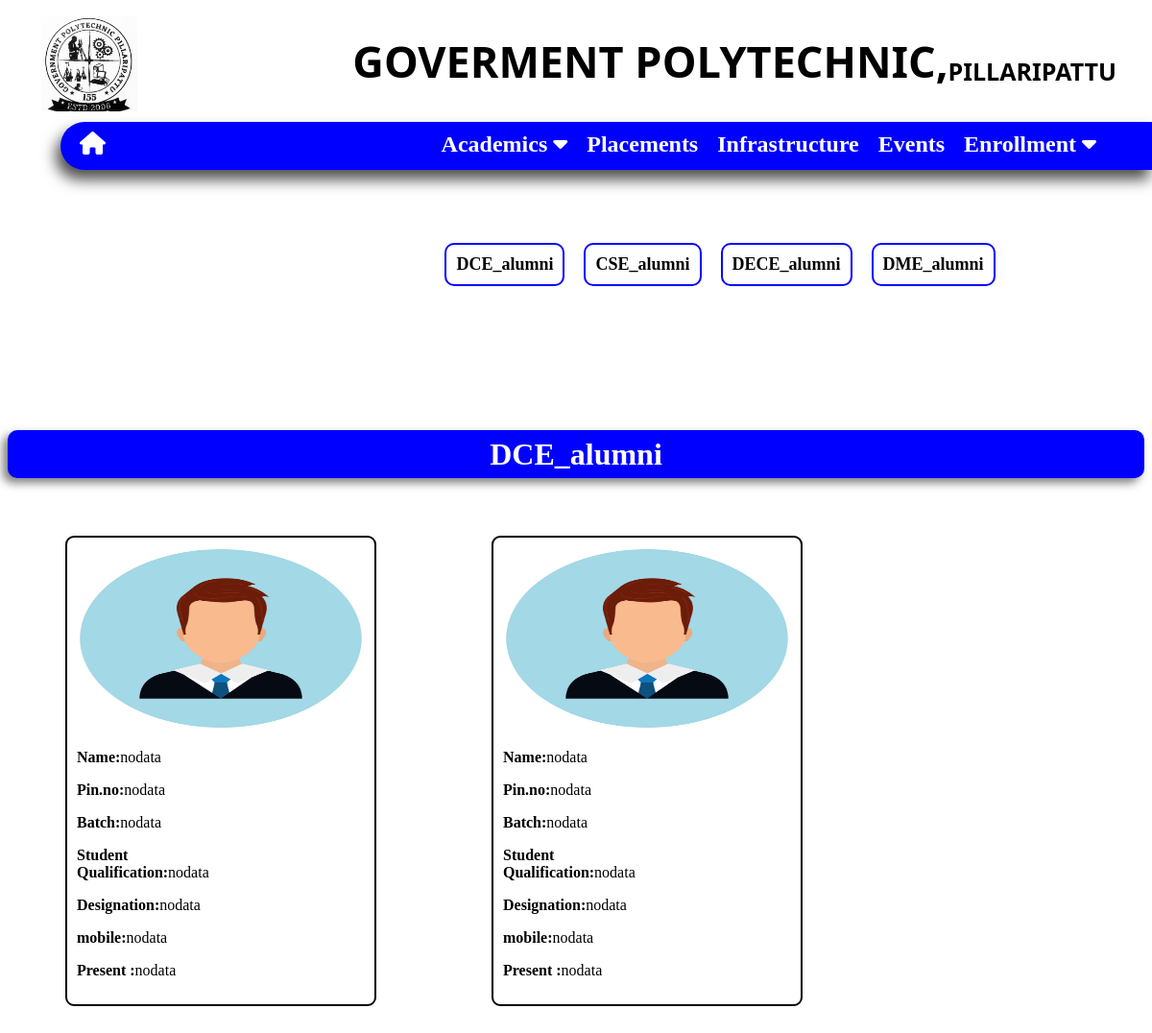
The page /html/alumni.php on the database its author committed.
### tables this page shows
CREATE TABLE `indexdata` (
  `id` int(11) NOT NULL,
  `clg_name` varchar(255) NOT NULL,
  `clg_place` varchar(255) NOT NULL,
  `clg_logo` varchar(255) NOT NULL,
  `clg_img` varchar(255) NOT NULL,
  `about_clg` mediumtext NOT NULL,
  `pro_imgs` varchar(999) NOT NULL,
  `extra_imgs` varchar(999) NOT NULL,
  `vision_clg` mediumtext NOT NULL,
  `mission_clg` mediumtext NOT NULL
);

CREATE TABLE `DCE_alumni` (
  `id` int(11) NOT NULL,
  `pin_num` varchar(255) NOT NULL,
  `alumni_name` varchar(255) NOT NULL,
  `alumni_quali` varchar(255) NOT NULL,
  `workor` varchar(255) NOT NULL,
  `Designation` varchar(255) NOT NULL,
  `mobile` varchar(255) NOT NULL,
  `email` varchar(255) NOT NULL,
  `photo` varchar(999) NOT NULL,
  `batch` varchar(999) NOT NULL
);

### html/alumni.php (the view, shortened to what this page needs)
<?php
$con=mysqli_connect('localhost','root','','id20532735_gptplpt2');
?>
<!DOCTYPE html>
<html lang="en">
<head>
    <link rel="stylesheet" href="../css/alumni1.css" type="text/css">
    <link rel="stylesheet" href="../css/menu_foot.css">
    <link rel="stylesheet" href="https://cdnjs.cloudflare.com/ajax/libs/font-awesome/6.2.1/css/all.min.css" />
</head>
<header>
    <?php
    $sql="SELECT * FROM `indexdata`";
    $qu=mysqli_query($con,$sql);
    $rr=mysqli_fetch_assoc($qu);
    ?>
            <div class="clg_logo" style="background-image:url('../images/index_img/<?php echo $rr['clg_logo'];?>');">
            </div>
            <div class="clg_name">
                <p><b class="govt"><?php echo $rr['clg_name'];?>,</b><b class="plpt"><?php echo $rr['clg_place'];?></b></p>
            </div>
            <menu class="menuu" >
                <a id="home_btn" href="../index.php"><i class="fa-solid fa-house"></i></a>
                <ul id="sidemenu">
                    <li>
                        <a onclick="aacad()" href="#">Academics&nbsp;<i class="fas fa-caret-down"></i></a>
                    </li>
                    <li><a href="Placements.php">Placements</a></li>
                    <li><a href="Infrastructure.php">Infrastructure</a></li>
                    <li><a href="Events.php">Events</a></li>
                    <li onclick="show()">
                        <a href="#">Enrollment&nbsp;<i class="fas fa-caret-down"></i></a>
                    </li>
                </ul>
            </menu>
        </header>
<body onload="display(0)">
<div id="sidemenuu">
        <menu id="sssid">
        <?php
       $query = "SELECT * FROM `branches`";
       $query_run = mysqli_query($con,$query);
       $depatid=[];
       $depatid[0]=0;
       $depatid[1]=1;
       $department=[];
       $i=0;
       while($row=mysqli_fetch_assoc($query_run))
       {
           $depatid[$i]=$row['branch_code']."_alumni";
           $department[$i]=$depatid[$i];
           $i++;
       }
       $alldept=count($department)
       ?>
<ul>
    <?php
        $k=0;
    while($k<$alldept)
    {
        ?>
            <li onclick="display(<?php echo $k; ?>)"><?php echo $department[$k] ?></li>
        <?php
        $k++;
    }
    ?>
</ul >
        </menu>
        <br>
   </div>
<div class="boddy" id="boddy" >
<?php
$l=0;
$n=0;
while($l<$alldept){
    ?>
     <div class="office" id="a<?php echo$l ?>">
       <center>
         <h1 class="aluhead">
            <?php echo $department[$l]; ?>
        </h1>
        </center>
        <?php
              if($l==$n){
               $n++;
               $dept=$department[$l];
               $selec="SELECT * FROM `$dept`";
                $que=mysqli_query($con,$selec);
                ?>
                <div class="maincontainer">
                    <?php
                    while($row=mysqli_fetch_array($que))
                    {
                        ?>
                            <div class="details" id="details" >
                                <img src="../images//alumni/defaultuser.jpg" alt="">
                                <div class="details_content" id="con">
                                    <p><b>Name:</b><?php echo $row['alumni_name'] ;?></p>
                                    <p><b>Pin.no:</b><?php echo $row['pin_num'] ;?></p>
                                    <p><b>Batch:</b><?php echo$row['batch'];?></p>
                                    <p><b>Student<br>Qualification:</b><?php echo $row['alumni_quali'] ;?></p>
                                    <p><b>Designation:</b><?php echo$row['Designation'];?></p>
                                    <p><b>mobile:</b><?php echo$row['mobile'];?></p>
                                    <p><b>Present :</b><?php echo$row['workor'];?></p>
                                </div>
                            </div>
                <?php
                }
                ?>
                </div>
            </div>
<?php
            }
$l++;
}
?>
</div>
</body>
</html>

### css/alumni1.css (style rules this page uses)
#sidemenuu { margin-top: 60px; }
#sidemenuu menu ul { width: 100%; display: flex; justify-content: center; }
#sidemenuu menu ul li { border: 2px solid blue; margin-left: 10px; margin-right: 10px; border-radius: 10px; }
.boddy { width: 100%; position: relative; margin-top: 10px; top: 40px; justify-content: center; }
menu { padding: 0; }
#sidemenuu menu li { list-style: none; padding: 10px 10px; }
menu li { display:flex; justify-content: center; font-size: large; font-weight: bolder; cursor: pointer; }
.maincontainer { display: flex; flex-direction: row; position: absolute; flex-wrap: wrap; width: 100%; }
#a0 { width: 100%; }
.aluhead { position: relative; margin: 0; height: 50px; display: flex; justify-content: center; align-items: center; background-color: blue; border-radius: 10px; box-shadow: -5px 5px 10px rgb(0,0,0,0.5); color: white; width: 100%; }

### css/menu_foot.css (style rules this page uses)
body { overflow-x: hidden; }
.clg_logo { float: left; margin-left: 35px; height: 100px; width: 100px; }
.clg_name p { display: flex; justify-content: end; padding-right: 29px; height: 95px; align-items: center; }
.govt { font-size: 45px; font-family:system-ui; text-transform: uppercase; }
.plpt { font-size: 25px; padding-top: 20px; font-family:system-ui, -apple-system, BlinkMacSystemFont, 'Segoe UI', Roboto, Oxygen, Ubuntu, Cantarell, 'Open Sans', 'Helvetica Neue', sans-serif; text-transform: uppercase; }
.menuu { background-color: blue; height: 50px; margin-right: -10px; margin-left: 55px; border-bottom-left-radius:25px ; border-top-left-radius: 25px; box-shadow: -5px 10px 15px rgb(0,0,0,0.7); animation: menuu 2s; }
#home_btn { text-decoration: none; float: left; color: white; font-size: 24px; font-weight: bold; position: relative; padding-left: 20px; padding-top: 10px; }
.menuu ul { display: flex; justify-content: end; padding-right: 60px; }
.menuu ul li { list-style:none; position: relative; padding-left: 20px; padding-top: 10px; }
.menuu ul li a { text-decoration: none; color: white; font-size: 24px; font-weight: bold; }

### html/alumni.php (style rules this page uses)
.details img { height: 190px; width: 300px; }
.details { width: 300px; border: 2px solid; border-radius: 9px; padding: 10px 10px; margin: 60px; }
.clg_logo { background-repeat: no-repeat; background-size: cover; }
#aacad ,#enrol,#sidemenu { z-index: 10; }
#sssid { overflow-x:scroll; }
#sssid ul { margin-left: 110px; }

### rows shown on the page
indexdata: clg_logo (picture), clg_name "GOVERMENT POLYTECHNIC", clg_place "PILLARIPATTU"
dce_alumni: alumni_name "nodata", pin_num "nodata", batch "nodata", alumni_quali "nodata", Designation "nodata", mobile "nodata", workor "nodata"
dce_alumni: alumni_name "nodata", pin_num "nodata", batch "nodata", alumni_quali "nodata", Designation "nodata", mobile "nodata", workor "nodata"

### other values the page prints
$department[$k] "DCE_alumni"
$department[$k] "CSE_alumni"
$department[$k] "DECE_alumni"
$department[$k] "DME_alumni"
$department[$l] "DCE_alumni"
